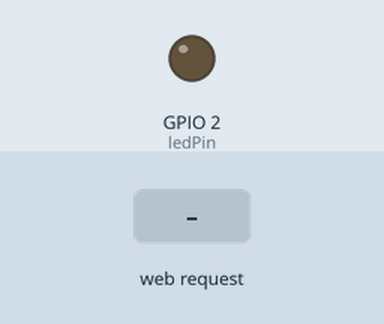
Simulated run of this sketch. Board: ESP32. On the bench: output pins drawn as LEDs (lit = HIGH). The inputs (shaded band) are chosen by the test bench. What the sketch prints to the serial monitor is not drawn.

Above: at 1.2 s.
1.3 s: HTTP request GET /on received
At 1.9 s:
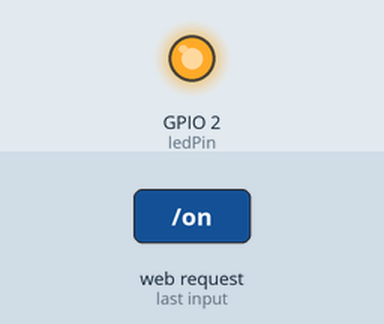
2.8 s: HTTP request GET /off received
At 3.1 s:
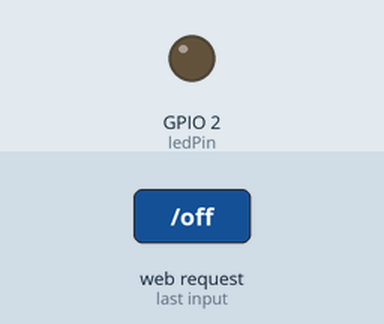
Timing chart, 0 to 5.8 s (numbered marks = the images above; inputs shaded):
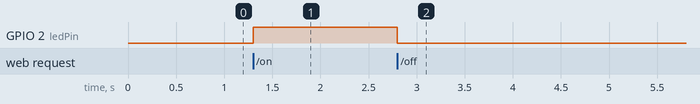

The sketch:

sketch_mar16a.ino
```cpp
#include <WiFi.h>
#include <WebServer.h>

// WLAN-Zugangsdaten für den ESP32 als Access Point
const char* ssid = "ESP32-LED-AP";
const char* password = "12345678";

// LED Pin
const int ledPin = 2;

// Webserver auf Port 80
WebServer server(80);

void handleRoot() {
  // HTML-Seite mit LED-Steuerung
  String html = "<html><body>";
  html += "<h1>ESP32 LED Steuerung</h1>";
  html += "<p><a href=\"/on\"><button>LED AN</button></a></p>";
  html += "<p><a href=\"/off\"><button>LED AUS</button></a></p>";
  html += "</body></html>";
  server.send(200, "text/html", html);
}

void handleLEDOn() {
  digitalWrite(ledPin, HIGH);
  server.sendHeader("Location", "/");
  server.send(303);
}

void handleLEDOff() {
  digitalWrite(ledPin, LOW);
  server.sendHeader("Location", "/");
  server.send(303);
}

void setup() {
  Serial.begin(115200);
  pinMode(ledPin, OUTPUT);
  digitalWrite(ledPin, LOW);

  // ESP32 als Access Point starten
  WiFi.softAP(ssid, password);
  Serial.println("Access Point gestartet!");
  Serial.print("IP-Adresse: ");
  Serial.println(WiFi.softAPIP());

  // Webserver Routen
  server.on("/", handleRoot);
  server.on("/on", handleLEDOn);
  server.on("/off", handleLEDOff);

  server.begin();
  Serial.println("Webserver gestartet!");
}

void loop() {
  server.handleClient();
}
```

Measured:
- after the input at 1.3 s, GPIO 2 (ledPin): LOW → HIGH at once
- after the input at 2.8 s, GPIO 2 (ledPin): HIGH → LOW at once
